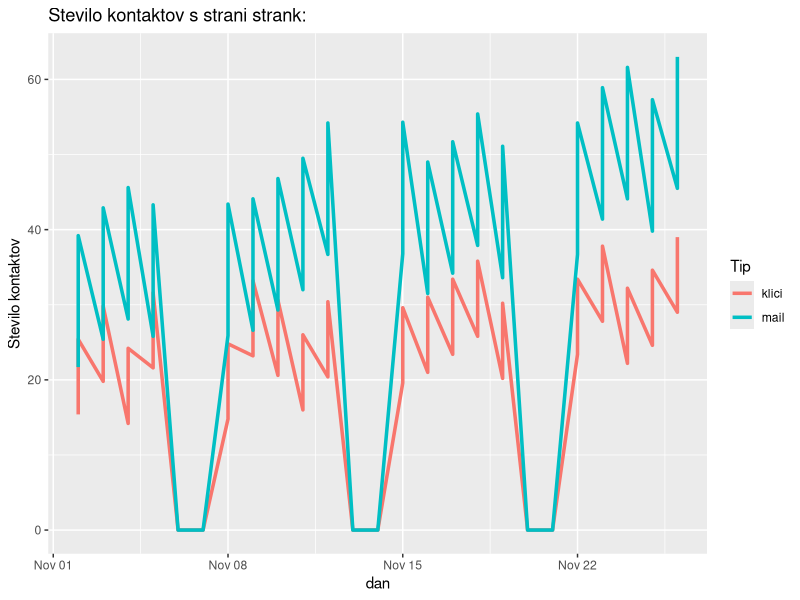
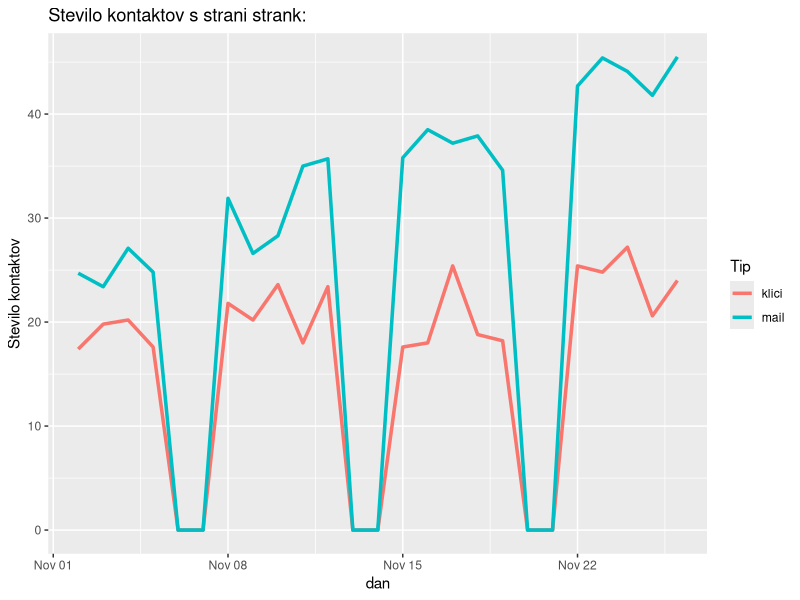
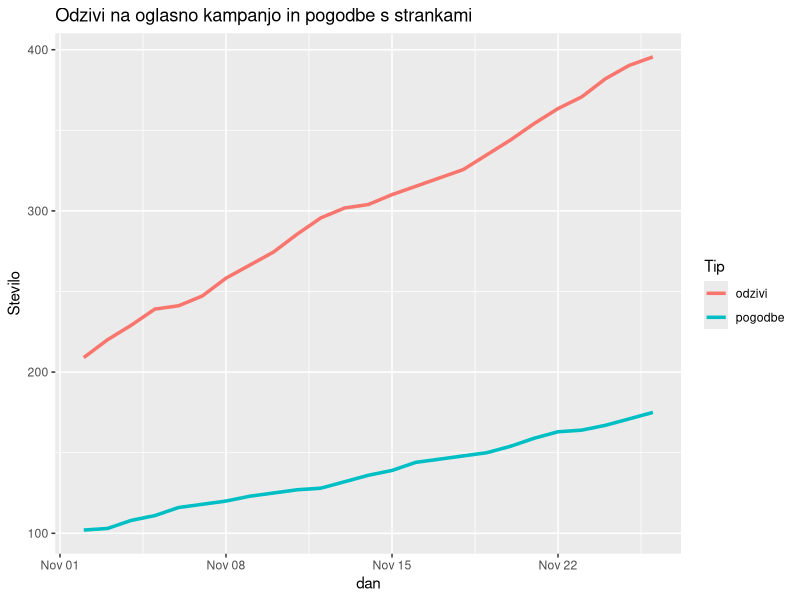
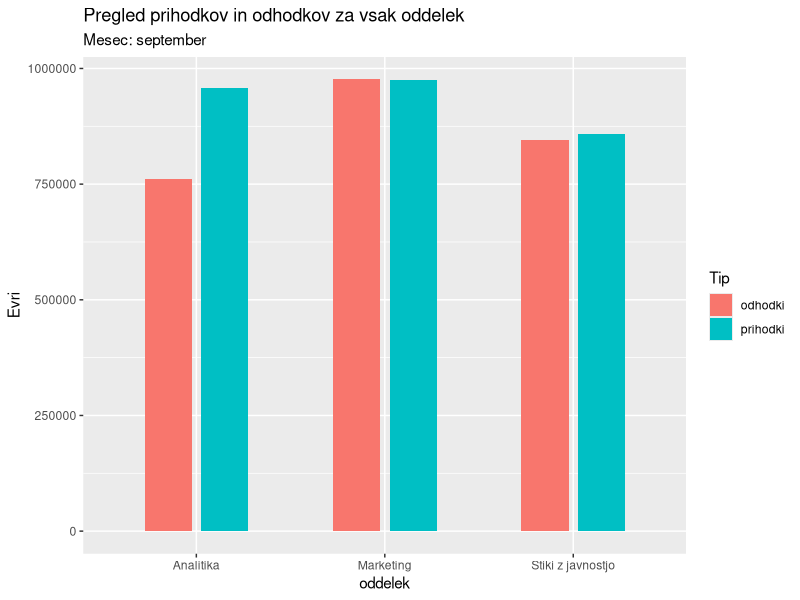

These figures' R source, in order:
library(ggplot2)
library(lubridate)
library(tidyr)


###################### PLOT 1 - PR ##################################
df <- data.frame(
    dan = seq(as.Date("2021-11-02"), as.Date("2021-11-26"), by="days"),
    klici = (sample(seq(10), 25, replace = T) + 0.4*seq(50)+10),
    mail = (sample(seq(10), 25, replace = T)+ 0.7*seq(50)+20))

df[(weekdays(df$dan) %in% c("Sunday", "Saturday")), 2:3] <- 0
df <- pivot_longer(df, names_to = "Tip", 
                   values_to = "Stevilo",
                   -dan)

ggplot(df, aes(x = dan, y = Stevilo, color = Tip)) + 
    geom_line(size = 1.2) + ylab("Stevilo kontaktov") + 
    ggtitle("Stevilo kontaktov s strani strank:")


df <- data.frame(
    dan = seq(as.Date("2021-11-02"), as.Date("2021-11-26"), by="days"),
    klici = (sample(seq(10), 25, replace = T) + 0.4*seq(25)+10),
    mail = (sample(seq(10), 25, replace = T)+ 0.7*seq(25)+20))

df[(weekdays(df$dan) %in% c("Sunday", "Saturday")), 2:3] <- 0
df <- pivot_longer(df, names_to = "Tip", 
                   values_to = "Stevilo",
                   -dan)

ggplot(df, aes(x = dan, y = Stevilo, color = Tip)) + 
    geom_line(size = 1.2) + ylab("Stevilo kontaktov") + 
    ggtitle("Stevilo kontaktov s strani strank:")

###################### PLOT 2 - Marketing ##################################

df2 <- data.frame(
    dan = seq(as.Date("2021-11-02"), as.Date("2021-11-26"), by="days"),
    odzivi = 200 + (cumsum(sample(seq(10), 25, replace = T) + exp(seq(25)*0.01))),
    pogodbe = 100 +(cumsum(sample(seq(5), 25, replace = T))))

df2 <- pivot_longer(df2, names_to = "Tip", 
                   values_to = "Stevilo",
                   -dan)

ggplot(df2, aes(x = dan, y = Stevilo, color = Tip)) + 
    geom_line(size = 1.2) + ylab("Stevilo") + 
    ggtitle("Odzivi na oglasno kampanjo in pogodbe s strankami")


###################### PLOT 2 - Racunovodstvo ##################################

df3 <- data.frame(
    oddelek = c("Marketing", "Analitika", "Stiki z javnostjo"),
    prihodki = rnorm(3, mean = 1000000, sd = 100000),
    odhodki = rnorm(3, mean = 800000, sd = 100000)
)

df3 <- pivot_longer(df3, names_to = "Tip", values_to = "Evri", - oddelek)

ggplot(data  = df3, aes(x = oddelek, y = Evri, fill = Tip )) +
    geom_bar(stat = 'identity', 
             position = position_dodge(width = 0.6),  
             width = 0.5) + 
    ggtitle("Pregled prihodkov in odhodkov za vsak oddelek", subtitle = "Mesec: september")
